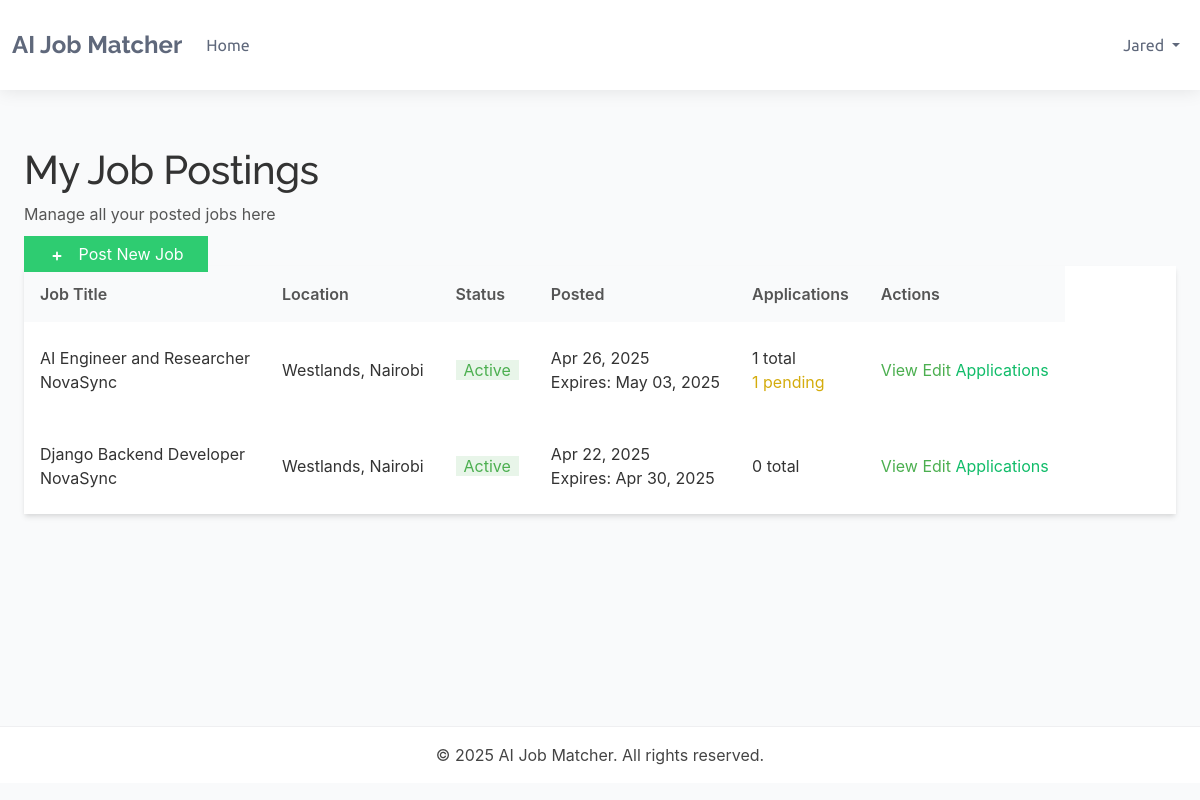
Before: /dashboards/recruiter/jobs/ (signed in) with the older database file.
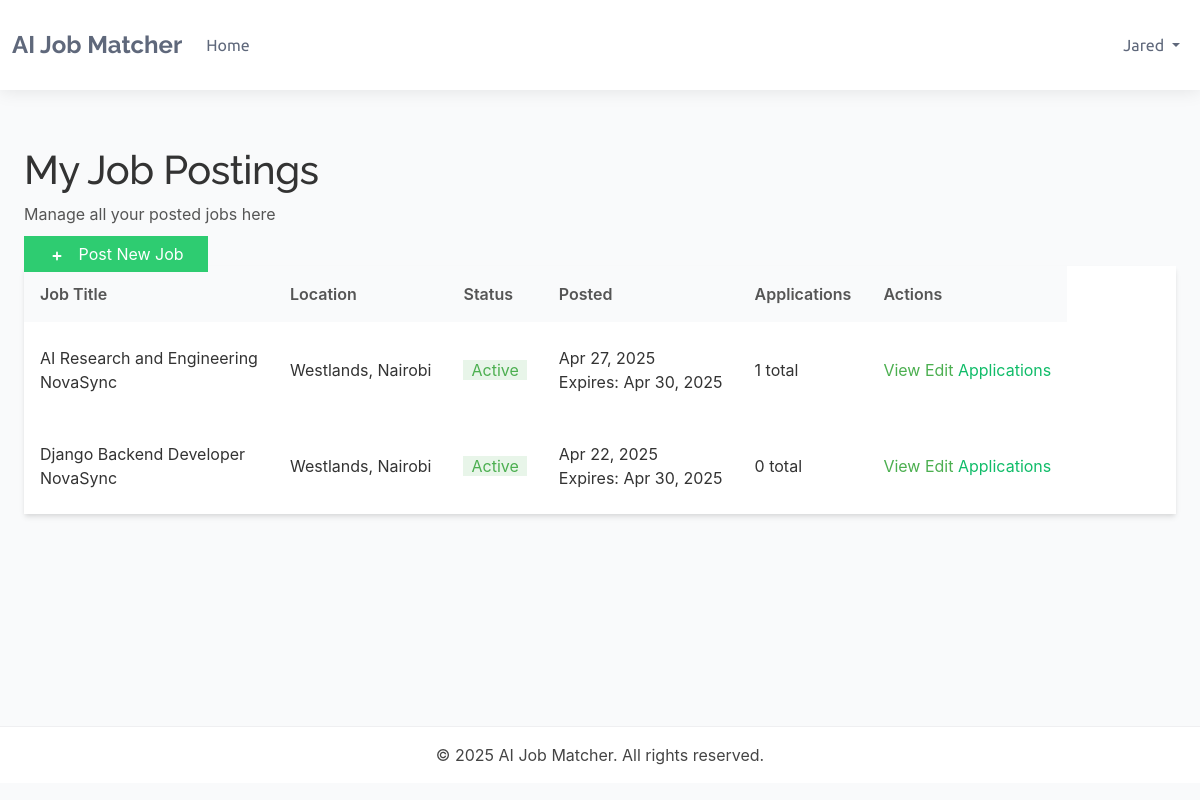
After: the same page with the newer database file.
### dashboards/models.py (models this page shows, shortened)
class BaseModel(models.Model):
    created_at = models.DateTimeField(auto_now_add=True)
    updated_at = models.DateTimeField(auto_now=True)
    class Meta:
        abstract = True

class JobPosting(BaseModel):
    STATUS_CHOICES = (
        ('active', 'Active'),
        ('filled', 'Filled'),
        ('expired', 'Expired'),
        ('draft', 'Draft'),
    )
    recruiter = models.ForeignKey(Recruiter, on_delete=models.CASCADE, related_name='job_postings')
    title = models.CharField(_('job title'), max_length=255)
    company_name = models.CharField(_('company name'), max_length=255)
    category = models.CharField(_('job category'), max_length=100)
    description = models.TextField(_('job description'))
    requirements = models.TextField(_('job requirements'))
    responsibilities = models.TextField(_('responsibilities'))
    location = models.CharField(_('location'), max_length=255)
    salary_min = models.DecimalField(_('minimum salary'), max_digits=12, decimal_places=2, null=True, blank=True)
    salary_max = models.DecimalField(_('maximum salary'), max_digits=12, decimal_places=2, null=True, blank=True)
    experience_required = models.PositiveIntegerField(_('experience required (years)'), default=0)
    education_level = models.CharField(_('education level'), max_length=100)
    employment_type = models.CharField(_('employment type'), max_length=50)
    status = models.CharField(_('status'), max_length=20, choices=STATUS_CHOICES, default='active')
    expiry_date = models.DateField(_('expiry date'), default=timezone.now)
    skills_required = models.TextField(_('skills required'))
    embedding_vector = models.BinaryField(_('job embedding vector'), null=True, blank=True)
    class Meta:
        ordering = ['-created_at']
        verbose_name = _('Job Posting')
        verbose_name_plural = _('Job Postings')

### dashboards/views.py (the view)
# urls.py: path('recruiter/jobs/', views.job_list, name='job_list'),
@login_required
@user_passes_test(is_recruiter)
def job_list(request):
    recruiter_profile = request.user.recruiter
    jobs = JobPosting.objects.filter(recruiter=recruiter_profile).order_by('-created_at')
    for job in jobs:
        job.application_count = JobApplication.objects.filter(job=job).count()
        job.pending_count = JobApplication.objects.filter(job=job, status='pending').count()
    paginator = Paginator(jobs, 10)  # Show 10 jobs per page
    page_number = request.GET.get('page')
    page_obj = paginator.get_page(page_number)
    context = {
        'page_obj': page_obj,
    }
    return render(request, 'dashboards/job_list.html', context)

### dashboards/views.py (called while the page is built)
def is_recruiter(user):
    return user.is_authenticated and user.role == 'Recruiter'

### templates/dashboards/job_list.html (shortened to what the changed rows need)
{% extends 'dashboards/base.html' %}
{% block content %}
<div class="container mx-auto px-4 py-6">
    <div class="flex justify-between items-center mb-6">
        <div>
            <h1 class="text-3xl font-bold text-gray-800">My Job Postings</h1>
        </div>
    </div>
    <div class="bg-white rounded-lg shadow-md overflow-hidden">
        {% if page_obj %}
            <div class="overflow-x-auto">
                <table class="min-w-full divide-y divide-gray-200">
                    <thead class="bg-gray-50">
                        <tr>
                            <th scope="col" class="px-6 py-3 text-left text-xs font-medium text-gray-500 uppercase tracking-wider">Job Title</th>
                            <th scope="col" class="px-6 py-3 text-left text-xs font-medium text-gray-500 uppercase tracking-wider">Location</th>
                            <th scope="col" class="px-6 py-3 text-left text-xs font-medium text-gray-500 uppercase tracking-wider">Status</th>
                            <th scope="col" class="px-6 py-3 text-left text-xs font-medium text-gray-500 uppercase tracking-wider">Posted</th>
                            <th scope="col" class="px-6 py-3 text-left text-xs font-medium text-gray-500 uppercase tracking-wider">Applications</th>
                            <th scope="col" class="px-6 py-3 text-left text-xs font-medium text-gray-500 uppercase tracking-wider">Actions</th>
                        </tr>
                    </thead>
                    <tbody class="bg-white divide-y divide-gray-200">
                        {% for job in page_obj %}
                        <tr>
                            <td class="px-6 py-4 whitespace-nowrap">
                                <div class="text-sm font-medium text-gray-900">{{ job.title }}</div>
                                <div class="text-xs text-gray-500">{{ job.company_name }}</div>
                            </td>
                            <td class="px-6 py-4 whitespace-nowrap">
                                <div class="text-sm text-gray-900">{{ job.location }}</div>
                            </td>
                            <td class="px-6 py-4 whitespace-nowrap">
                                <span class="px-2 inline-flex text-xs leading-5 font-semibold rounded-full
                                    {% if job.status == 'active' %}bg-green-100 text-green-800
                                    {% elif job.status == 'filled' %}bg-blue-100 text-blue-800
                                    {% elif job.status == 'expired' %}bg-red-100 text-red-800
                                    {% elif job.status == 'draft' %}bg-gray-100 text-gray-800
                                    {% else %}bg-gray-100 text-gray-800{% endif %}">
                                    {{ job.status|title }}
                                </span>
                            </td>
                            <td class="px-6 py-4 whitespace-nowrap text-sm text-gray-500">
                                {{ job.created_at|date:"M d, Y" }}
                                <div class="text-xs text-gray-400">Expires: {{ job.expiry_date|date:"M d, Y" }}</div>
                            </td>
                            <td class="px-6 py-4 whitespace-nowrap">
                                <div class="text-sm text-gray-900">{{ job.application_count }} total</div>
                                {% if job.pending_count > 0 %}
                                <div class="text-xs text-yellow-600">{{ job.pending_count }} pending</div>
                                {% endif %}
                            </td>
                            <td class="px-6 py-4 whitespace-nowrap text-sm font-medium">
                                <div class="flex space-x-2">
                                    <a href="{% url 'dashboards:job_detail' job_id=job.id %}" class="text-blue-600 hover:text-blue-900">View</a>
                                    <a href="{% url 'dashboards:edit_job' job_id=job.id %}" class="text-indigo-600 hover:text-indigo-900">Edit</a>
                                    <a href="{% url 'dashboards:applications_list' %}?job={{ job.id }}" class="text-green-600 hover:text-green-900">Applications</a>
                                </div>
                            </td>
                        </tr>
                        {% endfor %}
                    </tbody>
                </table>
            </div>
        {% endif %}
    </div>
</div>
{% endblock %}

Changed rows visible on the page:
removed JobPosting: title "AI Engineer and Researcher", company_name "NovaSync", location "Westlands, Nairobi", status "Active", created_at "Apr 26, 2025", expiry_date "May 03, 2025", application_count "1", pending_count "1"
added JobPosting: title "AI Research and Engineering", company_name "NovaSync", location "Westlands, Nairobi", status "Active", created_at "Apr 27, 2025", expiry_date "Apr 30, 2025", application_count "1"
